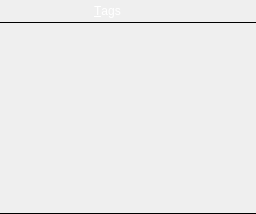
       <widget class="QWidget" name="tagsWidget" native="true">
        <property name="styleSheet">
         <string notr="true">QWidget#tagsWidget {
border: none;
}</string>
        </property>
        <layout class="QVBoxLayout" name="tagsVerticalLayout">
         <property name="spacing">
          <number>0</number>
         </property>
         <property name="leftMargin">
          <number>0</number>
         </property>
         <property name="topMargin">
          <number>0</number>
         </property>
         <property name="rightMargin">
          <number>0</number>
         </property>
         <property name="bottomMargin">
          <number>0</number>
         </property>
         <item>
          <widget class="QFrame" name="tagsHeaderPanel">
           <property name="minimumSize">
            <size>
             <width>0</width>
             <height>22</height>
            </size>
           </property>
           <property name="maximumSize">
            <size>
             <width>16777215</width>
             <height>22</height>
            </size>
           </property>
           <property name="styleSheet">
            <string notr="true">QWidget {
border: none;
background-color: qlineargradient(x1: 0, y1: 0, x2: 0, y2: 1,
stop: 0 #a6a6a6, stop: 0.08 #7f7f7f,
stop: 0.39999 #717171, stop: 0.4 #626262,
stop: 0.9 #4c4c4c, stop: 1 #333333);
color: rgb(255, 255, 255);
}

QPushButton {
border: none;
padding: 0px;
}

QPushButton:focus {
outline: none;
}

QPushButton:hover:!pressed {
background-color: qlineargradient(x1: 0, y1: 0, x2: 0, y2: 1,
stop: 0 #bcbcbc, stop: 0.08 #9f9f9f,
stop: 0.39999 #949494, stop: 0.4 #898989,
stop: 0.9 #787878, stop: 1 #666666);
}

QPushButton:pressed {
background-color: qlineargradient(x1: 0, y1: 0, x2: 0, y2: 1,
stop: 0 #535353, stop: 0.08 #3f3f3f,
stop: 0.39999 #393939, stop: 0.4 #313131,
stop: 0.9 #262626, stop: 1 #1a1a1a);
}

QPushButton#tagIconPseudoPushButton:hover {
background-color: qlineargradient(x1: 0, y1: 0, x2: 0, y2: 1,
stop: 0 #a6a6a6, stop: 0.08 #7f7f7f,
stop: 0.39999 #717171, stop: 0.4 #626262,
stop: 0.9 #4c4c4c, stop: 1 #333333);
}

QPushButton#tagIconPseudoPushButton:pressed {
background-color: qlineargradient(x1: 0, y1: 0, x2: 0, y2: 1,
stop: 0 #a6a6a6, stop: 0.08 #7f7f7f,
stop: 0.39999 #717171, stop: 0.4 #626262,
stop: 0.9 #4c4c4c, stop: 1 #333333);
}

QLabel {
border: none;
}</string>
           </property>
           <property name="lineWidth">
            <number>0</number>
           </property>
           <layout class="QHBoxLayout" name="tagButtonsHorizontalLayout">
            <property name="spacing">
             <number>0</number>
            </property>
            <property name="leftMargin">
             <number>0</number>
            </property>
            <property name="topMargin">
             <number>0</number>
            </property>
            <property name="rightMargin">
             <number>1</number>
            </property>
            <property name="bottomMargin">
             <number>0</number>
            </property>
            <item>
             <widget class="QPushButton" name="tagIconPseudoPushButton">
              <property name="minimumSize">
               <size>
                <width>20</width>
                <height>20</height>
               </size>
              </property>
              <property name="maximumSize">
               <size>
                <width>20</width>
                <height>20</height>
               </size>
              </property>
              <property name="icon">
               <iconset resource="../resource/icons/other/icons.qrc">
                <normaloff>:/tag/tag.png</normaloff>:/tag/tag.png</iconset>
              </property>
              <property name="iconSize">
               <size>
                <width>16</width>
                <height>16</height>
               </size>
              </property>
             </widget>
            </item>
            <item>
             <widget class="QLabel" name="tagsLabel">
              <property name="sizePolicy">
               <sizepolicy hsizetype="Preferred" vsizetype="Fixed">
                <horstretch>0</horstretch>
                <verstretch>0</verstretch>
               </sizepolicy>
              </property>
              <property name="minimumSize">
               <size>
                <width>90</width>
                <height>20</height>
               </size>
              </property>
              <property name="text">
               <string>&amp;Tags</string>
              </property>
              <property name="alignment">
               <set>Qt::AlignCenter</set>
              </property>
              <property name="buddy">
               <cstring>tagsTreeView</cstring>
              </property>
             </widget>
            </item>
            <item>
             <widget class="QPushButton" name="addTagButton">
              <property name="sizePolicy">
               <sizepolicy hsizetype="Fixed" vsizetype="Fixed">
                <horstretch>0</horstretch>
                <verstretch>0</verstretch>
               </sizepolicy>
              </property>
              <property name="minimumSize">
               <size>
                <width>20</width>
                <height>20</height>
               </size>
              </property>
              <property name="maximumSize">
               <size>
                <width>20</width>
                <height>20</height>
               </size>
              </property>
              <property name="icon">
               <iconset theme="document-new">
                <normaloff>.</normaloff>.</iconset>
              </property>
              <property name="iconSize">
               <size>
                <width>16</width>
                <height>16</height>
               </size>
              </property>
              <property name="flat">
               <bool>true</bool>
              </property>
             </widget>
            </item>
            <item>
             <widget class="QPushButton" name="removeTagButton">
              <property name="sizePolicy">
               <sizepolicy hsizetype="Fixed" vsizetype="Fixed">
                <horstretch>0</horstretch>
                <verstretch>0</verstretch>
               </sizepolicy>
              </property>
              <property name="minimumSize">
               <size>
                <width>20</width>
                <height>20</height>
               </size>
              </property>
              <property name="maximumSize">
               <size>
                <width>20</width>
                <height>20</height>
               </size>
              </property>
              <property name="icon">
               <iconset theme="edit-delete">
                <normaloff>.</normaloff>.</iconset>
              </property>
              <property name="iconSize">
               <size>
                <width>16</width>
                <height>16</height>
               </size>
              </property>
              <property name="flat">
               <bool>true</bool>
              </property>
             </widget>
            </item>
            <item>
             <widget class="QPushButton" name="tagInfoButton">
              <property name="sizePolicy">
               <sizepolicy hsizetype="Fixed" vsizetype="Fixed">
                <horstretch>0</horstretch>
                <verstretch>0</verstretch>
               </sizepolicy>
              </property>
              <property name="minimumSize">
               <size>
                <width>20</width>
                <height>20</height>
               </size>
              </property>
              <property name="maximumSize">
               <size>
                <width>20</width>
                <height>20</height>
               </size>
              </property>
              <property name="icon">
               <iconset theme="dialog-information">
                <normaloff>.</normaloff>.</iconset>
              </property>
              <property name="iconSize">
               <size>
                <width>16</width>
                <height>16</height>
               </size>
              </property>
              <property name="flat">
               <bool>true</bool>
              </property>
             </widget>
            </item>
           </layout>
          </widget>
         </item>
         <item>
          <widget class="TagItemView" name="tagsTreeView">
           <property name="minimumSize">
            <size>
             <width>0</width>
             <height>30</height>
            </size>
           </property>
           <property name="styleSheet">
            <string notr="true">#tagsTreeView {
border: none;
border-top: 1px solid black;
border-bottom: 1px solid black;
background-color: transparent;
}</string>
           </property>
           <property name="horizontalScrollBarPolicy">
            <enum>Qt::ScrollBarAlwaysOff</enum>
           </property>
           <property name="showDropIndicator" stdset="0">
            <bool>true</bool>
           </property>
           <property name="dragEnabled">
            <bool>true</bool>
           </property>
           <property name="dragDropOverwriteMode">
            <bool>true</bool>
           </property>
           <property name="dragDropMode">
            <enum>QAbstractItemView::InternalMove</enum>
           </property>
           <property name="defaultDropAction">
            <enum>Qt::MoveAction</enum>
           </property>
           <property name="selectionMode">
            <enum>QAbstractItemView::SingleSelection</enum>
           </property>
           <property name="selectionBehavior">
            <enum>QAbstractItemView::SelectRows</enum>
           </property>
          </widget>
         </item>
        </layout>
       </widget>
